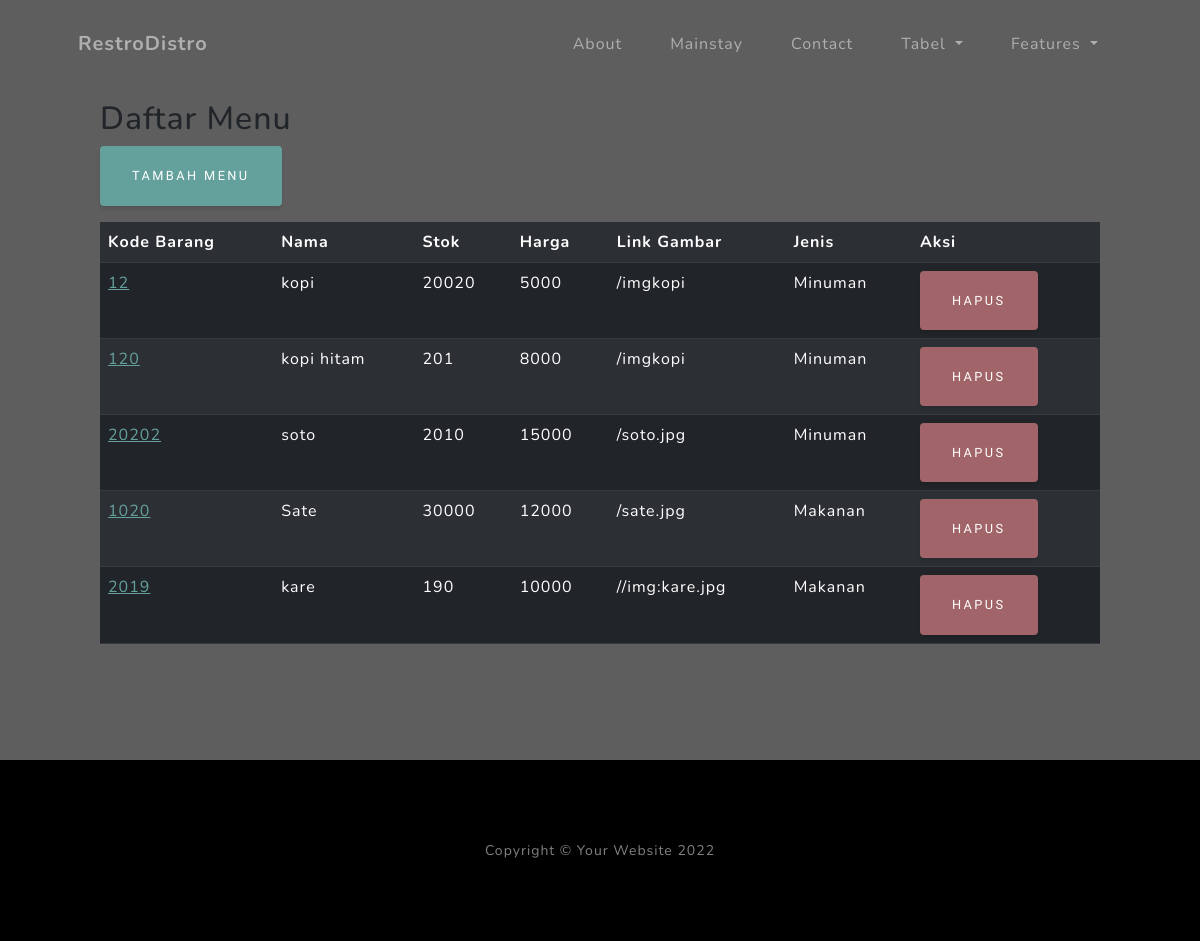
The page /Vbrg/ on the database its author committed.
### Dashboard/models.py (models this page shows, shortened)
class Barang(models.Model):
    kodebrg=models.CharField(max_length=8)
    nama=models.CharField(max_length=50)
    stok=models.IntegerField()
    harga=models.BigIntegerField()
    link_gbr=models.CharField(max_length=150, blank=True)
    waktu_posting=models.DateTimeField(auto_now_add=True)
    jenis_id=models.ForeignKey(Jenis, on_delete=models.CASCADE,null=True)

class Jenis(models.Model):
    nama=models.CharField(max_length=50)
    ket=models.TextField()

### Dashboard/views.py (the view)
# urls.py: path('Vbrg/', Barang_View),
def Barang_View(request):
    barangs=Barang.objects.all()
    titelnya="Barang"
    konteks={
        'barangs':barangs,
        'titel':titelnya,
    }
    return render(request,'tampil_brg.html',konteks)

### templates/tampil_brg.html (shortened to what this page needs)
{% extends 'index.html' %}
{% load static %}
{% block konten %}
<div class="background">
<h2 class="align-center">Daftar Menu</h2>
<p><a href="/addbrg" class="btn btn-primary">tambah menu</a></p>
<table class="table table-dark table-striped">
    <tr>
        <th>Kode Barang</th>
        <th>Nama</th>
        <th>Stok</th>
        <th>Harga</th>
        <th>Link Gambar</th>
        <th>Jenis</th>
        <th>Aksi</th>
    </tr>
{% for Barang in barangs %}
    <tr>
        <td><a href="{% url 'ubah_brg' Barang.id %}">{{ Barang.kodebrg }}</a></td>
        <td>{{ Barang.nama }}</td>
        <td>{{ Barang.stok }}</td>
        <td>{{ Barang.harga }}</td>
        <td>{{ Barang.link_gbr }}</td>
        <td>{{ Barang.jenis_id.nama }}</td>
        <td><button type="button" class="btn btn-danger" data-bs-toggle="modal"
            data-bs-target="#hapus-{{ Barang.id }}">Hapus</button></td>
    </tr>
{% endfor %}
</table>
</div>
{% endblock %}

### static/css/style.css (style rules this page uses)
.background { background-color: rgba(0, 0, 0, 0.63); padding: 100px; }

### rows shown on the page
Barang: kodebrg "12", nama "kopi", stok "20020", harga "5000", link_gbr "/imgkopi", jenis_id.nama "Minuman"
Barang: kodebrg "120", nama "kopi hitam", stok "201", harga "8000", link_gbr "/imgkopi", jenis_id.nama "Minuman"
Barang: kodebrg "20202", nama "soto", stok "2010", harga "15000", link_gbr "/soto.jpg", jenis_id.nama "Minuman"
Barang: kodebrg "1020", nama "Sate", stok "30000", harga "12000", link_gbr "/sate.jpg", jenis_id.nama "Makanan"
Barang: kodebrg "2019", nama "kare", stok "190", harga "10000", link_gbr "//img:kare.jpg", jenis_id.nama "Makanan"
